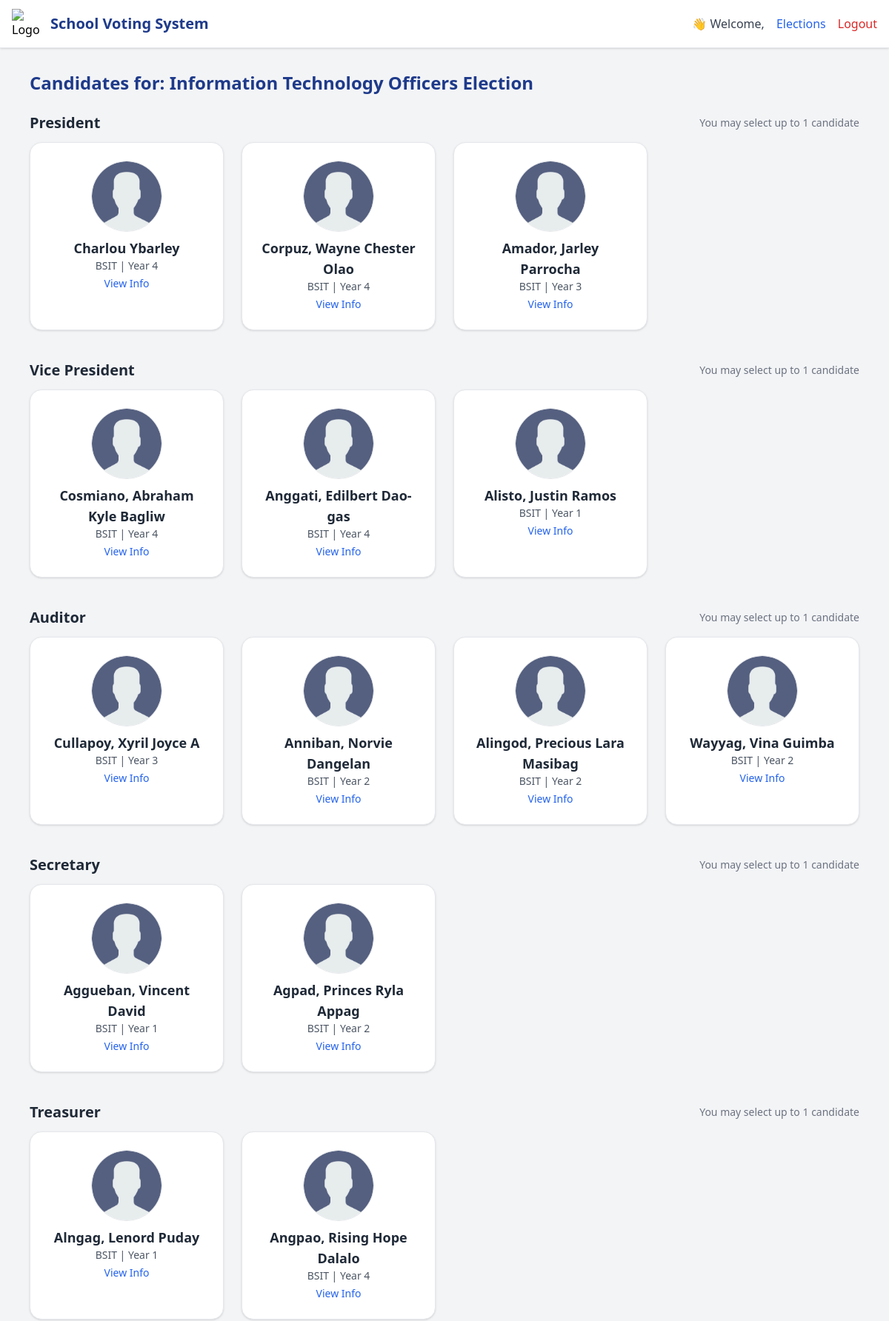
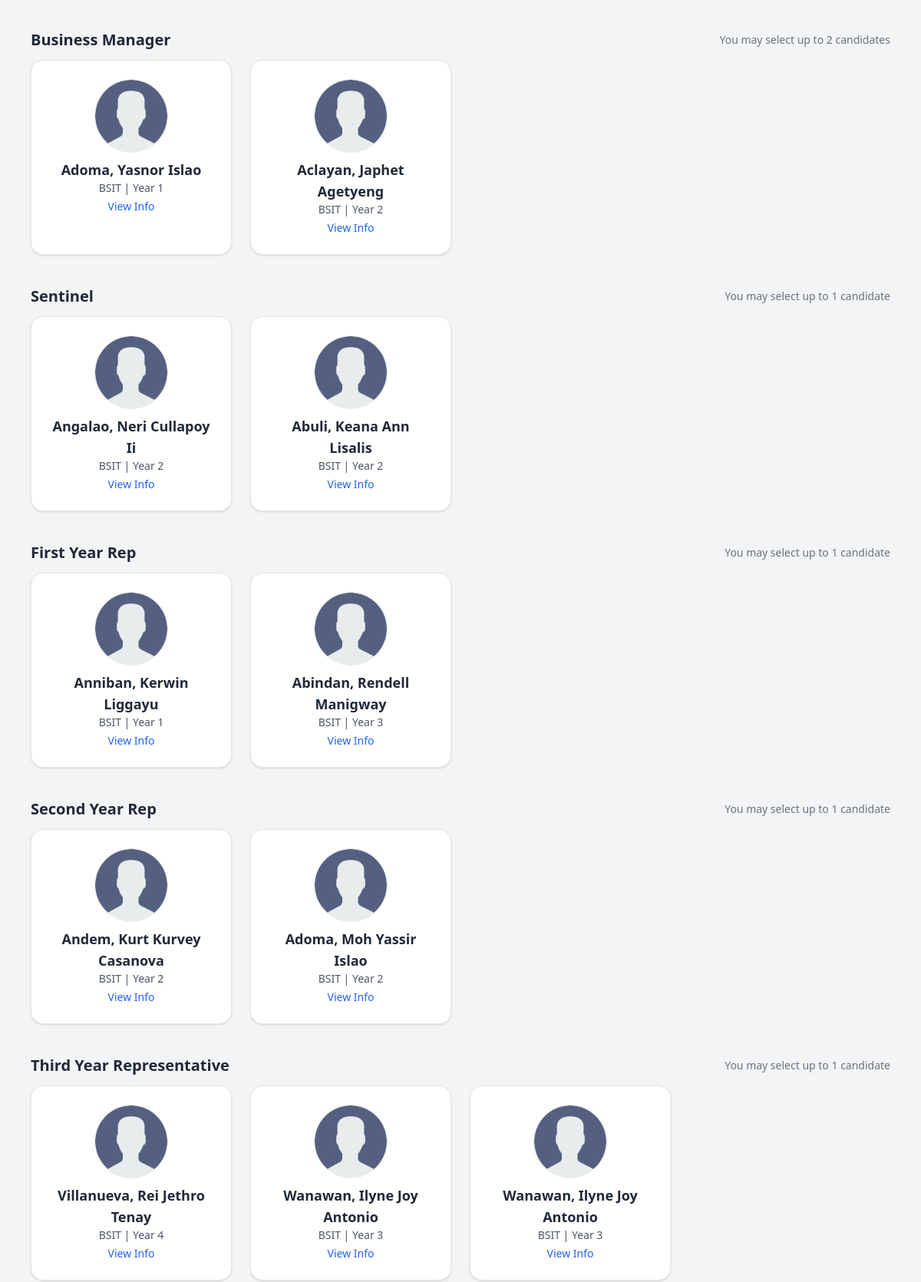
Screenshot of /candidates.php?election_id=27 (upper part) with the database file from the repository (2 pictures, top to bottom).
### tables this page shows
CREATE TABLE `elections` (
  `id` int(11) NOT NULL,
  `college_id` int(11) DEFAULT NULL,
  `title` varchar(150) DEFAULT NULL,
  `status` enum('active','closed') DEFAULT 'active',
  `start_date` date DEFAULT NULL,
  `end_date` date DEFAULT NULL,
  `course` varchar(50) NOT NULL DEFAULT '',
  `created_at` datetime DEFAULT current_timestamp(),
  `description` text DEFAULT NULL
);

CREATE TABLE `candidates` (
  `id` int(11) NOT NULL,
  `election_id` int(11) NOT NULL,
  `full_name` varchar(100) NOT NULL,
  `position` varchar(50) NOT NULL,
  `photo_url` text DEFAULT NULL,
  `course` varchar(100) DEFAULT NULL,
  `year` varchar(50) DEFAULT NULL,
  `platform` text DEFAULT NULL,
  `age` int(11) DEFAULT NULL,
  `motto` text DEFAULT NULL,
  `others` text DEFAULT NULL,
  `created_at` timestamp NOT NULL DEFAULT current_timestamp()
);

### candidates.php (the view, shortened to what this page needs)
<?php
$conn = new mysqli("localhost", "root", "", "voting_system");
$studentName = $_SESSION['student_name'];
$election_id = intval($_GET['election_id']);
$electionQuery = $conn->prepare("SELECT title FROM elections WHERE id = ?");
$electionQuery->bind_param("i", $election_id);
$electionQuery->execute();
$electionResult = $electionQuery->get_result();
$election = $electionResult->fetch_assoc();
$alreadyVoted = false;
$candidatesByPosition = [];
$stmt = $conn->prepare("SELECT * FROM candidates WHERE election_id = ?");
$stmt->bind_param("i", $election_id);
$stmt->execute();
$result = $stmt->get_result();
while ($row = $result->fetch_assoc()) {
    $candidatesByPosition[$row['position']][] = $row;
}
$positionLimits = [];
$positionLimitQuery = $conn->prepare("SELECT position, `count` FROM election_positions WHERE election_id = ?");
$positionLimitQuery->bind_param("i", $election_id);
$positionLimitQuery->execute();
$positionLimitResult = $positionLimitQuery->get_result();
while ($row = $positionLimitResult->fetch_assoc()) {
    $positionLimits[$row['position']] = intval($row['count']);
}
?>
<!DOCTYPE html>
<html lang="en">
<head>
  <script src="https://cdn.tailwindcss.com"></script>
</head>
<body class="bg-gray-100 font-sans">
<header class="bg-white border-b shadow fixed top-0 left-0 w-full z-50">
  <div class="max-w-7xl mx-auto px-4 h-16 flex justify-between items-center">
    <div class="flex items-center space-x-3">
      <img src="https://cdn-icons-png.flaticon.com/512/201/201818.png" class="w-10 h-10" alt="Logo">
      <h1 class="text-xl font-bold text-blue-900">School Voting System</h1>
    </div>
    <div class="flex items-center space-x-4">
      <span class="text-gray-700 font-medium">👋 Welcome, <?= htmlspecialchars($studentName) ?></span>
      <a href="colleges.php" class="text-blue-600 hover:underline">Elections</a>
      <a href="student_logout.php" class="text-red-600 hover:underline">Logout</a>
    </div>
  </div>
</header>
<section class="max-w-6xl mx-auto pt-24 pb-12 px-4">
  <h2 class="text-2xl font-bold text-blue-900 mb-6">
    Candidates for: <?= htmlspecialchars($election['title'] ?? 'Unknown Election') ?>
  </h2>
  <?php if ($alreadyVoted): ?>
    <div class="bg-yellow-100 border-l-4 border-yellow-500 text-yellow-700 p-4 rounded mb-6">
      <p>You have already voted in this election. Thank you!</p>
    </div>
  <?php else: ?>
<form method="POST" id="voteForm" onsubmit="return prepareVoteSummary(event);">
      <?php if (!empty($candidatesByPosition)): ?>
        <?php foreach ($candidatesByPosition as $position => $candidates):
          $limit = $positionLimits[$position] ?? 1;
        ?>
        <div class="mb-10">
          <div class="flex justify-between items-center mb-3">
            <h3 class="text-xl font-bold text-gray-800"><?= htmlspecialchars($position) ?></h3>
            <span class="text-sm text-gray-500">You may select up to <?= $limit ?> candidate<?= $limit > 1 ? 's' : '' ?></span>
          </div>
          <div class="grid sm:grid-cols-2 md:grid-cols-3 lg:grid-cols-4 gap-6 vote-section" data-position="<?= htmlspecialchars($position) ?>" data-limit="<?= $limit ?>">
            <?php foreach ($candidates as $candidate): ?>
            <label class="bg-white border rounded-2xl shadow p-4 hover:shadow-lg cursor-pointer relative">
              <div class="flex flex-col items-center peer-checked:border-blue-700 peer-checked:ring-2 peer-checked:ring-blue-500 p-2 rounded-xl">
                <img src="<?= htmlspecialchars($candidate['photo_url']) ?>" onerror="this.src='default.png';"
                     class="w-24 h-24 object-cover rounded-full border mb-2">
                <h4 class="text-lg font-semibold text-center text-gray-800"><?= htmlspecialchars($candidate['full_name']) ?></h4>
                <p class="text-sm text-gray-600 text-center"><?= htmlspecialchars($candidate['course']) ?> | Year <?= $candidate['year'] ?></p>
                <button type="button"
                        onclick="showModal('<?= addslashes($candidate['full_name']) ?>', '<?= addslashes($candidate['motto']) ?>', '<?= addslashes($candidate['platform']) ?>')"
                        class="text-sm text-blue-600 hover:underline mt-1">View Info</button>
              </div>
            </label>
            <?php endforeach; ?>
          </div>
        </div>
        <?php endforeach; ?>
      <?php else: ?>
        <p class="text-red-500">No candidates found for this election.</p>
      <?php endif; ?>
    </form>
  <?php endif; ?>
</section>
</body>
</html>

### rows the page displays
elections: title "Information Technology Officers Election"
candidates: photo_url (picture), full_name "Charlou Ybarley", course "BSIT", year "4"
candidates: photo_url (picture), full_name "Corpuz, Wayne Chester Olao", course "BSIT", year "4"
candidates: photo_url (picture), full_name "Amador, Jarley Parrocha", course "BSIT", year "3"
candidates: photo_url (picture), full_name "Cosmiano, Abraham Kyle Bagliw", course "BSIT", year "4"
candidates: photo_url (picture), full_name "Anggati, Edilbert Dao-gas", course "BSIT", year "4"
candidates: photo_url (picture), full_name "Alisto, Justin Ramos", course "BSIT", year "1"
candidates: photo_url (picture), full_name "Cullapoy, Xyril Joyce A", course "BSIT", year "3"
candidates: photo_url (picture), full_name "Anniban, Norvie Dangelan", course "BSIT", year "2"
candidates: photo_url (picture), full_name "Alingod, Precious Lara Masibag", course "BSIT", year "2"
candidates: photo_url (picture), full_name "Wayyag, Vina Guimba", course "BSIT", year "2"
candidates: photo_url (picture), full_name "Aggueban, Vincent David", course "BSIT", year "1"
candidates: photo_url (picture), full_name "Agpad, Princes Ryla Appag", course "BSIT", year "2"
candidates: photo_url (picture), full_name "Alngag, Lenord Puday", course "BSIT", year "1"
candidates: photo_url (picture), full_name "Angpao, Rising Hope Dalalo", course "BSIT", year "4"
candidates: photo_url (picture), full_name "Adoma, Yasnor Islao", course "BSIT", year "1"
candidates: photo_url (picture), full_name "Aclayan, Japhet Agetyeng", course "BSIT", year "2"
candidates: photo_url (picture), full_name "Angalao, Neri Cullapoy Ii", course "BSIT", year "2"
candidates: photo_url (picture), full_name "Abuli, Keana Ann Lisalis", course "BSIT", year "2"
candidates: photo_url (picture), full_name "Anniban, Kerwin Liggayu", course "BSIT", year "1"
candidates: photo_url (picture), full_name "Abindan, Rendell Manigway", course "BSIT", year "3"
candidates: photo_url (picture), full_name "Andem, Kurt Kurvey Casanova", course "BSIT", year "2"
candidates: photo_url (picture), full_name "Adoma, Moh Yassir Islao", course "BSIT", year "2"
candidates: photo_url (picture), full_name "Villanueva, Rei Jethro Tenay", course "BSIT", year "4"
candidates: photo_url (picture), full_name "Wanawan, Ilyne Joy Antonio", course "BSIT", year "3"
candidates: photo_url (picture), full_name "Wanawan, Ilyne Joy Antonio", course "BSIT", year "3"

### other values shown
$position "President"
$limit "1"
$position "Vice President"
$position "Auditor"
$position "Secretary"
$position "Treasurer"
$position "Business Manager"
$limit "2"
$position "Sentinel"
$position "First Year Rep"
$position "Second Year Rep"
$position "Third Year Representative"
